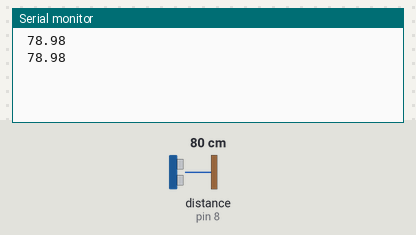
Bench run of a sketch on a simulated Arduino Leonardo, built with avr-gcc and run on an emulated ATmega32U4. Parts: the last lines printed to the serial monitor. Wiring (inferred from the names in the program): ultrasonic range finder: trigger pin 9; echo pin 8. The test bench sets the inputs (shaded band); at power-on: distance to the obstacle (sensor on pin 8) 80 cm. The echo pulse lasts 58.3 µs per cm.

Above: at 1.2 s.
1.3 s: distance to the obstacle (sensor on pin 8) set to 12 cm
At 2.4 s:
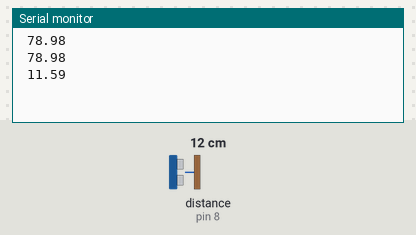
2.8 s: distance to the obstacle (sensor on pin 8) set to 9 cm
At 3.6 s:
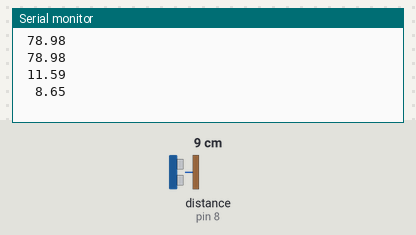

Measured:
- the behaviour switches between 11 and 10 cm on distance to the obstacle (sensor on pin 8) (found by bisection; images 1 and 2)
- after the input at 1.3 s, the serial monitor: prints a new line after 0.82 s (image 1)
- after the input at 2.8 s, the serial monitor: prints a new line after 0.33 s (image 2)

The sketch:

Sensor_input_to_Distance.ino
```cpp
int trigPin = 9;    // TRIG pin
int echoPin = 8;    // ECHO pin

float duration_us, distance_cm;

float calculate_distance() {
  digitalWrite(trigPin, LOW);
  delayMicroseconds(2);
  digitalWrite(trigPin, HIGH);
  delayMicroseconds(10);
  digitalWrite(trigPin, LOW);
  duration_us = pulseIn(echoPin, HIGH);
  distance_cm = 0.017 * duration_us;
  return distance_cm;
}

void setup() {
  // Inicializa a comunicação serial com o PC e com o módulo Bluetooth
  Serial.begin(9600);
  Serial1.begin(9600);  // Serial1 é a comunicação serial nos pinos 18 (TX1) e 19 (RX1)
  pinMode(trigPin, OUTPUT);
  pinMode(echoPin, INPUT);
}

void loop() {
  float sum = 0;
  int validReadings = 0;

  for (int i = 0; i < 10; i++) {
    float distancia = calculate_distance();
    if (distancia > 0 && distancia <= 150) {
      sum += distancia;
      validReadings++;
    }
  }

  if (validReadings > 0) {
    float media = sum / validReadings;
    char cstr[16];
    dtostrf(media, 6, 2, cstr);  // Converte float para string
    Serial.println(cstr);       // Envia para a Serial para debug
    Serial1.write(cstr);        // Envia para Serial1
    Serial1.write('\n');
  }


  if (Serial.available()) {
    char c = Serial.read();
    Serial1.write(c);
  }

  if (Serial1.available()) {
    char c = Serial1.read();
    Serial.write(c);
   }

  delay(1000);
}
```
